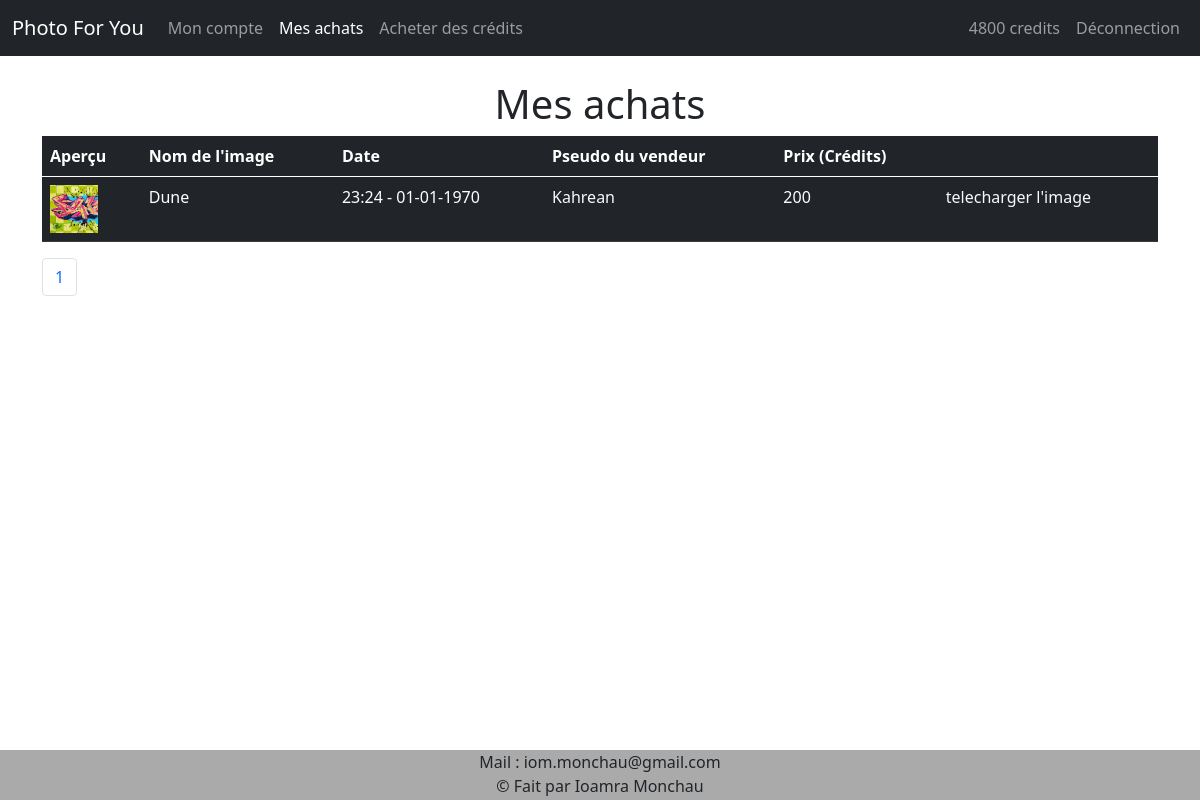
/historique.php (signed in), run on an earlier commit of the app's database.
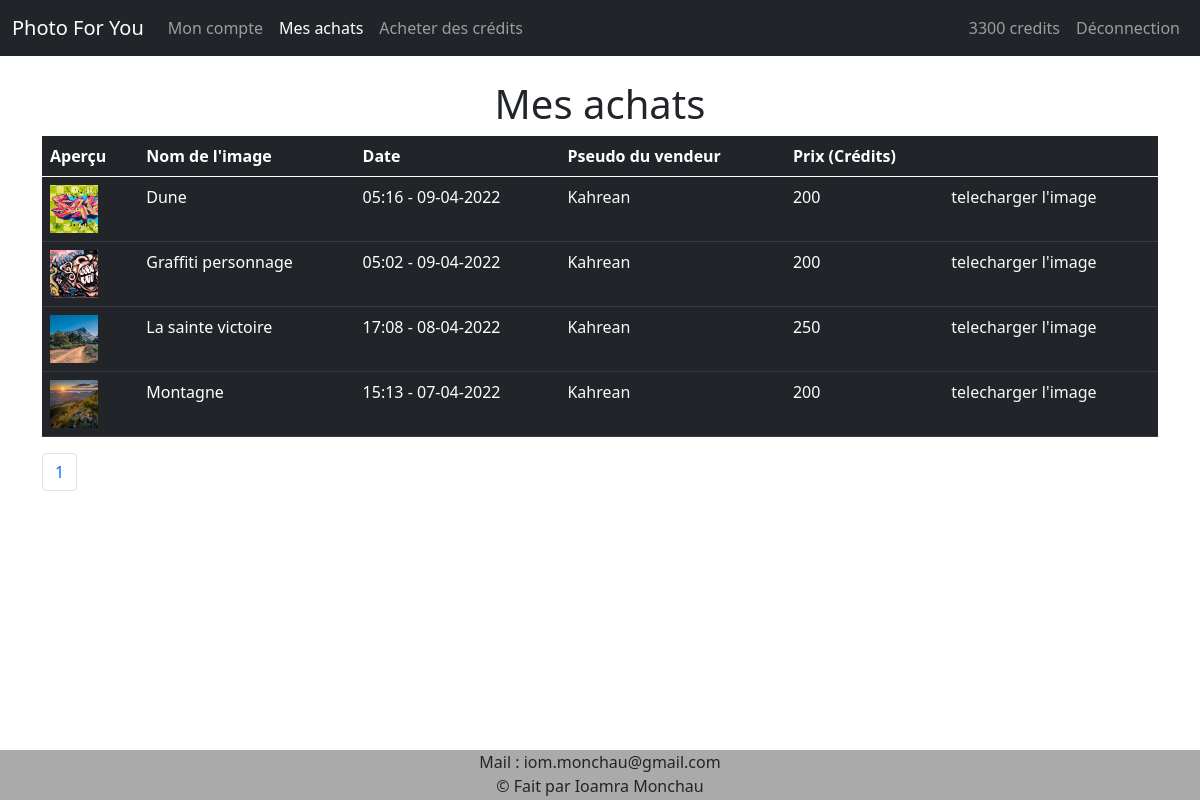
And on a later commit of the database.
### tables this page shows
CREATE TABLE IF NOT EXISTS `user` (
  `id` int(11) NOT NULL AUTO_INCREMENT,
  `nom` varchar(40) NOT NULL,
  `prenom` varchar(40) NOT NULL,
  `pseudo` varchar(20) NOT NULL,
  `img_profil` varchar(50) NOT NULL,
  `mail` varchar(40) NOT NULL,
  `mdp` varchar(40) NOT NULL,
  `grade` varchar(40) NOT NULL,
  `SIRET` varchar(14) DEFAULT NULL,
  `credits` int(11) NOT NULL DEFAULT '0',
  `etat` varchar(15) NOT NULL,
  PRIMARY KEY (`id`)
);

CREATE TABLE IF NOT EXISTS `image` (
  `id_image` int(11) NOT NULL AUTO_INCREMENT,
  `nom_image` varchar(20) NOT NULL,
  `prix_image` int(11) NOT NULL,
  `chemin_image` varchar(60) NOT NULL,
  `nom_categorie` varchar(60) NOT NULL,
  `id_vendeur` int(11) NOT NULL,
  `id_acheteur` int(11) DEFAULT NULL,
  `date_achat` varchar(10) DEFAULT NULL,
  `heure_achat` varchar(5) DEFAULT NULL,
  PRIMARY KEY (`id_image`)
);

### historique.php (the view, shortened to what the changed rows need)
<!DOCTYPE html>
<html lang="fr">
<head>
	<?php include "includes/head.php"; ?>
</head>
	<body>
		<?php
		include "includes/bdd.php";
		include "includes/nav.php";
        function date_fr($date) {
            $date_fr = date("d-m-Y", strtotime($date));
            return $date_fr;
        }
        if (isset($_GET['page'])) {
            $page = $_GET['page'];
        } else {
            $page = 1;
        }
		?>
        <?php
        if ($_SESSION['grade'] == 'client') {
        ?>
            <div class="container mt-4">
                <h1 class="text-center mt-4">Mes achats</h1>
                <table class="table table-dark">
                    <thead>
                        <tr>
                            <th>Aperçu</th>
                            <th>Nom de l'image</th>
                            <th>Date</th>
                            <th>Pseudo du vendeur</th>
                            <th>Prix (Crédits)</th>
                            <th></th>
                        </tr>
                    </thead>
                    <tbody>
                        <?php
                        $req = $bdd->prepare("SELECT * FROM image WHERE id_acheteur IS NOT NULL");
                        $req->execute();
                        $count = $req->rowCount();
                        $nb_par_page = 10;
                        $nb_page = ceil($count/$nb_par_page);
                        $debut = ($page-1)*$nb_par_page;
                        $req = $bdd->prepare("SELECT * FROM image WHERE id_acheteur = :id ORDER BY date_achat DESC, heure_achat DESC, id_image DESC LIMIT $debut, $nb_par_page");
                        $req->bindValue(':id', $_SESSION['id']);
                        $req->execute();
                        $data = $req->fetchAll();
                        foreach ($data as $li) {
                            echo '<tr>';
                            echo '    <td><a href="'.$li['chemin_image'].'"><div style="background-size: cover; width: 3em; height: 3em; background-image:url('.$li['chemin_image'].')"></div></a></td>';
                            echo '    <td>'.$li['nom_image'].'</td>';
                            echo '    <td>'.$li['heure_achat'].' - '.date_fr($li['date_achat']).'</td>';
                            $req2 = $bdd->prepare("SELECT pseudo FROM user WHERE id = :id");
                            $req2->bindValue(':id', $li['id_vendeur']);
                            $req2->execute();
                            $data2 = $req2->fetch(\PDO::FETCH_OBJ);
                            $pseudoVendeur = $data2->pseudo;
                            echo '    <td><a class="text-decoration-none text-light hover-color-histo-link" href="profil.php?id='.$li['id_vendeur'].'">'.$pseudoVendeur.'</a></td>';
                            echo '    <td>'.$li['prix_image'].'</td>';
                            echo '    <td><a class="text-decoration-none text-light hover-color-histo-link" href="'.$li['chemin_image'].'" download="'.$li['nom_image'].'">telecharger l\'image</td>';
                            echo '</tr>';
                        }
        }
        ?>
                    </tbody>
                </table>
                <ul class="pagination">
                    <?php
                    if ($nb_page < 5) {
                        for ($i=1; $i<=$nb_page; $i++) {
                            echo "<li class='page-item'><a class='page-link' href='historique.php?page=$i'>$i</a></li>";
                        }
                    }
                    ?>
                </ul>
            </div>
	</body>
</html>

### includes/nav.php (shortened to what the changed rows need)
<nav class="navbar navbar-expand-lg navbar-dark bg-dark">
  <div class="container-fluid">
    <div class="collapse navbar-collapse" id="navbarSupportedContent">
      <ul class="navbar-nav">
<?php
        if (isset($_SESSION['grade'])) {
          $req = $bdd->prepare("SELECT credits FROM user WHERE id = :id");
          $req->bindValue(':id', $_SESSION['id']);
          $req->execute();
          $data = $req->fetch(\PDO::FETCH_OBJ);
          $credits = $data->credits;
          echo '<li class="nav-item"><a class="nav-link" href="acheter-des-credits.php">'.$credits.' credits</a></li>';
        }
        ?>
      </ul>
    </div>
  </div>
</nav>

What changed in the data, as far as the page shows it:
changed user: credits "4800" → "3300"
changed image "Dune": heure_achat "23:24" → "05:16"; date_achat "01-01-1970" → "09-04-2022"
now on this page (row edited): image: chemin_image (picture), nom_image "Graffiti personnage", heure_achat "05:02", date_achat "09-04-2022", user.pseudo "Kahrean", prix_image "200"
now on this page (row edited): image: chemin_image (picture), nom_image "La sainte victoire", heure_achat "17:08", date_achat "08-04-2022", user.pseudo "Kahrean", prix_image "250"
now on this page (row edited): image: chemin_image (picture), nom_image "Montagne", heure_achat "15:13", date_achat "07-04-2022", user.pseudo "Kahrean", prix_image "200"
